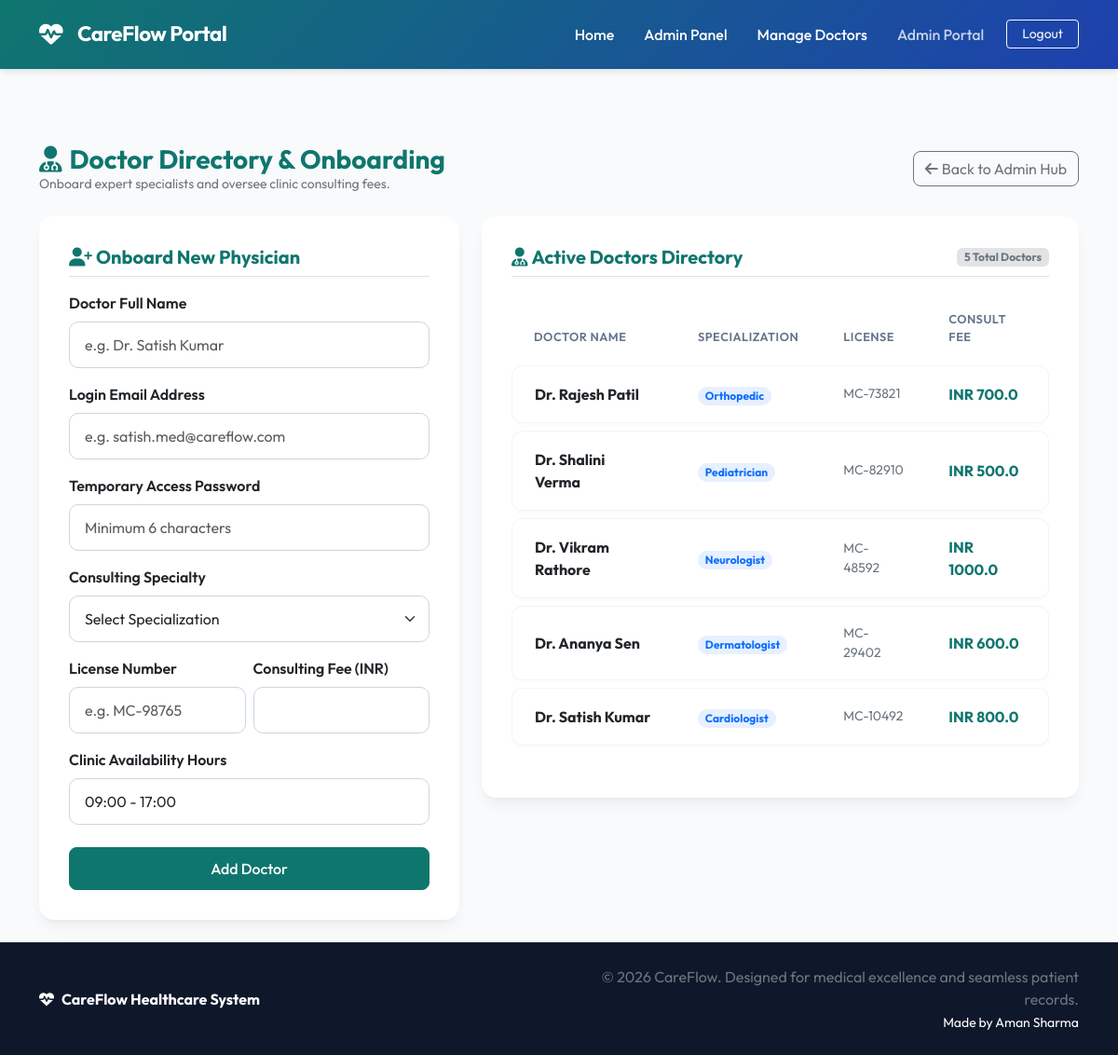
Page /admin/doctors (signed in) on the committed database.
### app/models.py (models this page shows, shortened)
class Doctor(db.Model):
    __tablename__ = 'doctors'
    id = db.Column(db.Integer, primary_key=True)
    user_id = db.Column(db.Integer, db.ForeignKey('users.id'), unique=True, nullable=False)
    specialization = db.Column(db.String(100), nullable=False)
    license_number = db.Column(db.String(50), unique=True, nullable=False)
    consultation_fee = db.Column(db.Float, default=0.0, nullable=False)
    available_hours = db.Column(db.String(100), default="09:00 - 17:00", nullable=False)
    appointments = db.relationship('Appointment', backref='doctor', lazy=True, cascade="all, delete-orphan")
    medical_records = db.relationship('MedicalRecord', backref='doctor', lazy=True, cascade="all, delete-orphan")
    prescriptions = db.relationship('Prescription', backref='doctor', lazy=True, cascade="all, delete-orphan")

class User(db.Model, UserMixin):
    __tablename__ = 'users'
    id = db.Column(db.Integer, primary_key=True)
    email = db.Column(db.String(150), unique=True, nullable=False)
    password_hash = db.Column(db.String(256), nullable=False)
    name = db.Column(db.String(100), nullable=False)
    role = db.Column(db.String(20), nullable=False)  # 'patient', 'doctor', 'admin'
    created_at = db.Column(db.DateTime, default=datetime.utcnow)
    patient_profile = db.relationship('Patient', backref='user', uselist=False, cascade="all, delete-orphan")
    doctor_profile = db.relationship('Doctor', backref='user', uselist=False, cascade="all, delete-orphan")

### app/admin/routes.py (the view)
    def wrapper(*args, **kwargs):
        if not current_user.is_authenticated or current_user.role != 'admin':
            flash("Unauthorized access. This area is reserved for Administrators.", "danger")
            return redirect(url_for('admin.admin_login'))
        return func(*args, **kwargs)

### app/templates/admin/manage_doctors.html (shortened to what this page needs)
{% extends "base.html" %}
{% block content %}
<div class="d-flex align-items-center justify-content-between mb-4">
    <div>
        <h3 class="fw-bold text-teal mb-0" style="color: var(--primary-color);">
            <i class="fa-solid fa-user-doctor me-2"></i>Doctor Directory & Onboarding
        </h3>
        <p class="text-secondary small mb-0">Onboard expert specialists and oversee clinic consulting fees.</p>
    </div>
    <a href="{{ url_for('admin.admin_dashboard') }}" class="btn btn-outline-secondary rounded-3">
        <i class="fa-solid fa-arrow-left me-1"></i>Back to Admin Hub
    </a>
</div>
<div class="row g-4">
    <div class="col-lg-5">
        <div class="card p-3">
            <div class="card-body">
                <h5 class="fw-bold mb-3 border-bottom pb-2 text-teal" style="color: var(--primary-color);"><i class="fa-solid fa-user-plus me-1"></i>Onboard New Physician</h5>
                <form method="POST" action="">
                    <div class="mb-3">
                        <label for="name" class="form-label fw-semibold">Doctor Full Name</label>
                        {% if form.name.errors %}
                            {{ form.name(class="form-control is-invalid", placeholder="e.g. Dr. Satish Kumar") }}
                            <div class="invalid-feedback">{% for e in form.name.errors %}<span>{{ e }}</span>{% endfor %}</div>
                        {% else %}
                            {{ form.name(class="form-control", placeholder="e.g. Dr. Satish Kumar") }}
                        {% endif %}
                    </div>
                    <div class="mb-3">
                        <label for="email" class="form-label fw-semibold">Login Email Address</label>
                        {% if form.email.errors %}
                            {{ form.email(class="form-control is-invalid", placeholder="e.g. satish.med@careflow.com") }}
                            <div class="invalid-feedback">{% for e in form.email.errors %}<span>{{ e }}</span>{% endfor %}</div>
                        {% else %}
                            {{ form.email(class="form-control", placeholder="e.g. satish.med@careflow.com") }}
                        {% endif %}
                    </div>
                    <div class="mb-3">
                        <label for="password" class="form-label fw-semibold">Temporary Access Password</label>
                        {% if form.password.errors %}
                            {{ form.password(class="form-control is-invalid", placeholder="Minimum 6 characters") }}
                            <div class="invalid-feedback">{% for e in form.password.errors %}<span>{{ e }}</span>{% endfor %}</div>
                        {% else %}
                            {{ form.password(class="form-control", placeholder="Minimum 6 characters") }}
                        {% endif %}
                    </div>
                    <div class="mb-3">
                        <label for="specialization" class="form-label fw-semibold">Consulting Specialty</label>
                        {% if form.specialization.errors %}
                            {{ form.specialization(class="form-select is-invalid") }}
                            <div class="invalid-feedback">{% for e in form.specialization.errors %}<span>{{ e }}</span>{% endfor %}</div>
                        {% else %}
                            {{ form.specialization(class="form-select") }}
                        {% endif %}
                    </div>
                    <div class="row g-2 mb-3">
                        <div class="col-md-6">
                            <label for="license_number" class="form-label fw-semibold">License Number</label>
                            {% if form.license_number.errors %}
                                {{ form.license_number(class="form-control is-invalid", placeholder="e.g. MC-98765") }}
                                <div class="invalid-feedback">{% for e in form.license_number.errors %}<span>{{ e }}</span>{% endfor %}</div>
                            {% else %}
                                {{ form.license_number(class="form-control", placeholder="e.g. MC-98765") }}
                            {% endif %}
                        </div>
                        <div class="col-md-6">
                            <label for="consultation_fee" class="form-label fw-semibold">Consulting Fee (INR)</label>
                            {% if form.consultation_fee.errors %}
                                {{ form.consultation_fee(class="form-control is-invalid", type="number", step="50") }}
                                <div class="invalid-feedback">{% for e in form.consultation_fee.errors %}<span>{{ e }}</span>{% endfor %}</div>
                            {% else %}
                                {{ form.consultation_fee(class="form-control", type="number", step="50") }}
                            {% endif %}
                        </div>
                    </div>
                    <div class="mb-4">
                        <label for="available_hours" class="form-label fw-semibold">Clinic Availability Hours</label>
                        {% if form.available_hours.errors %}
                            {{ form.available_hours(class="form-control is-invalid", placeholder="e.g. 09:00 - 17:00") }}
                            <div class="invalid-feedback">{% for e in form.available_hours.errors %}<span>{{ e }}</span>{% endfor %}</div>
                        {% else %}
                            {{ form.available_hours(class="form-control", placeholder="e.g. 09:00 - 17:00") }}
                        {% endif %}
                    </div>
                    <div class="d-grid">
                        {{ form.submit(class="btn btn-primary rounded-3 py-2.5") }}
                    </div>
                </form>
            </div>
        </div>
    </div>
    <div class="col-lg-7">
        <div class="card p-3">
            <div class="card-body">
                <div class="d-flex align-items-center justify-content-between mb-3 border-bottom pb-2">
                    <h5 class="fw-bold mb-0 text-teal" style="color: var(--primary-color);"><i class="fa-solid fa-user-md me-1"></i>Active Doctors Directory</h5>
                    <span class="badge bg-secondary-subtle text-secondary px-2 py-1">{{ doctors|length }} Total Doctors</span>
                </div>
                {% if doctors %}
                    <div class="table-responsive" style="max-height: 550px; overflow-y: auto;">
                        <table class="table align-middle">
                            <thead>
                                <tr>
                                    <th>Doctor Name</th>
                                    <th>Specialization</th>
                                    <th>License</th>
                                    <th>Consult Fee</th>
                                </tr>
                            </thead>
                            <tbody>
                                {% for doc in doctors %}
                                <tr>
                                    <td class="fw-bold">Dr. {{ doc.user.name }}</td>
                                    <td><span class="badge bg-primary bg-opacity-10 text-primary border-0 rounded-pill px-2.5 py-1 small">{{ doc.specialization }}</span></td>
                                    <td class="small text-secondary">{{ doc.license_number }}</td>
                                    <td class="fw-bold text-teal" style="color: var(--primary-color);">INR {{ doc.consultation_fee }}</td>
                                </tr>
                                {% endfor %}
                            </tbody>
                        </table>
                    </div>
                {% else %}
                    <div class="text-center py-5">
                        <i class="fa-solid fa-users-slash text-secondary opacity-35 fs-1 mb-2"></i>
                        <p class="text-secondary mb-0">No consulting physicians onboarded. Add a specialist using the left form.</p>
                    </div>
                {% endif %}
            </div>
        </div>
    </div>
</div>
{% endblock %}

### app/templates/base.html (shortened to what this page needs)
<!DOCTYPE html>
<html lang="en">
<head>
    <link rel="stylesheet" href="https://cdnjs.cloudflare.com/ajax/libs/font-awesome/6.4.0/css/all.min.css">
    <link href="https://cdn.jsdelivr.net/npm/bootstrap@5.3.0/dist/css/bootstrap.min.css" rel="stylesheet">
    <link rel="stylesheet" href="{{ url_for('static', filename='css/style.css') }}">
</head>
<body>
    <nav class="navbar navbar-expand-lg navbar-dark bg-primary mb-4">
        <div class="container">
            <a class="navbar-brand d-flex align-items-center" href="{{ url_for('main_index') }}">
                <i class="fa-solid fa-heart-pulse text-white"></i>
                <span class="ms-2">CareFlow Portal</span>
            </a>
            <div class="collapse navbar-collapse" id="navbarNav">
                <ul class="navbar-nav ms-auto align-items-center">
                    <li class="nav-item">
                        <a class="nav-link text-white px-3" href="{{ url_for('main_index') }}">Home</a>
                    </li>
                    {% if current_user.is_authenticated %}
                        {% if current_user.role == 'patient' %}
                            <li class="nav-item">
                                <a class="nav-link text-white px-3" href="{{ url_for('patient.patient_dashboard') }}">My Dashboard</a>
                            </li>
                            <li class="nav-item">
                                <a class="nav-link text-white px-3" href="{{ url_for('patient.book_appt') }}">Book Appointment</a>
                            </li>
                            <li class="nav-item">
                                <span class="nav-link text-white opacity-75 px-3">Hello, {{ current_user.name }}</span>
                            </li>
                            <li class="nav-item">
                                <a class="btn btn-outline-light btn-sm ms-2 px-3 py-1.5" href="{{ url_for('patient.patient_logout') }}">Logout</a>
                            </li>
                        {% elif current_user.role == 'admin' %}
                            <li class="nav-item">
                                <a class="nav-link text-white px-3" href="{{ url_for('admin.admin_dashboard') }}">Admin Panel</a>
                            </li>
                            <li class="nav-item">
                                <a class="nav-link text-white px-3" href="{{ url_for('admin.manage_doctors') }}">Manage Doctors</a>
                            </li>
                            <li class="nav-item">
                                <span class="nav-link text-white opacity-75 px-3">Admin Portal</span>
                            </li>
                            <li class="nav-item">
                                <a class="btn btn-outline-light btn-sm ms-2 px-3 py-1.5" href="{{ url_for('admin.admin_logout') }}">Logout</a>
                            </li>
                        {% endif %}
                    {% endif %}
                </ul>
            </div>
        </div>
    </nav>
    <main class="container my-4 flex-grow-1">
        {% block content %}{% endblock %}
    </main>
    <footer class="footer mt-auto py-4">
        <div class="container text-center">
            <div class="row align-items-center">
                <div class="col-md-6 text-md-start mb-3 mb-md-0">
                    <span class="fw-bold text-white"><i class="fa-solid fa-heart-pulse me-2"></i>CareFlow Healthcare System</span>
                </div>
                <div class="col-md-6 text-md-end">
                    <span class="text-secondary">&copy; 2026 CareFlow. Designed for medical excellence and seamless patient records. <br> <small class="text-white">Made by Aman Sharma</small></span>
                </div>
            </div>
        </div>
    </footer>
</body>
</html>

### rows in the picture
Doctor: user.name "Rajesh Patil", specialization "Orthopedic", license_number "MC-73821", consultation_fee "700.0"
Doctor: user.name "Shalini Verma", specialization "Pediatrician", license_number "MC-82910", consultation_fee "500.0"
Doctor: user.name "Vikram Rathore", specialization "Neurologist", license_number "MC-48592", consultation_fee "1000.0"
Doctor: user.name "Ananya Sen", specialization "Dermatologist", license_number "MC-29402", consultation_fee "600.0"
Doctor: user.name "Satish Kumar", specialization "Cardiologist", license_number "MC-10492", consultation_fee "800.0"

### other values in the picture
{{ doctors|length }} "5"
